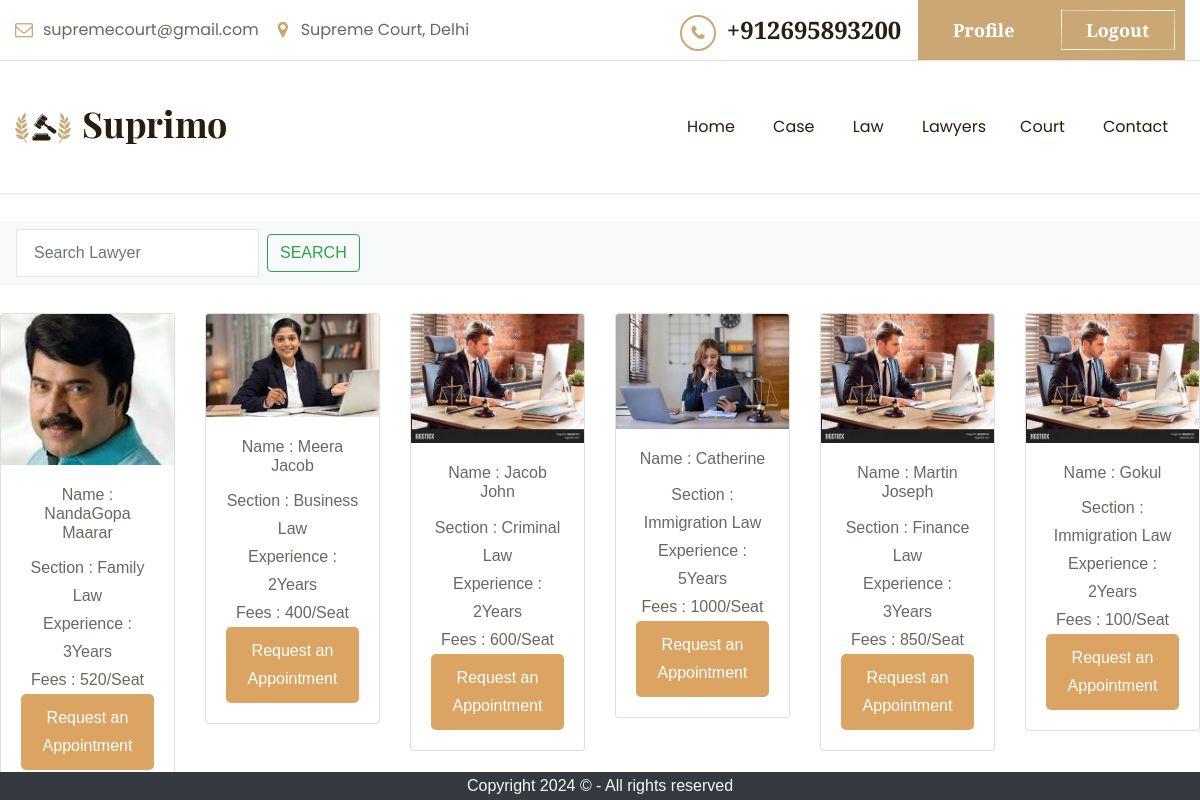
The page /lawlist/lawyers/ (signed in) on the database its author committed.
### laws/models.py (models this page shows, shortened)
class Lawyers(models.Model):
    image = models.ImageField(upload_to="lawyers")
    name = models.CharField(max_length=30)
    section = models.CharField(max_length=50)
    experience = models.IntegerField()
    fees = models.IntegerField()

### laws/views.py (the view)
# urls.py: path('lawyers/', views.lawyers, name='lawyers'),
@login_required()
def lawyers(request):
    lawyers = Lawyers.objects.all()
    return render(request, 'lawyers.html', {'lawyers':lawyers})

### templates/lawyers.html (shortened to what this page needs)
{% extends "base.html" %}
{% load static %}
{% block content %}
<br>
  <nav class="navbar navbar-light bg-light">
    <form class="form-inline" action="{% url 'searchlawyer' %}" method="get">
      <input class="form-control mr-sm-2" type="search" placeholder="Search Lawyer" name="query" aria-label="Search">
      <button class="btn btn-outline-success my-2 my-sm-0" type="submit">Search</button>
    </form>
  </nav>
  <center>
    <br>
<div class="row row-cols-1 row-cols-md-3 g-4" >
{% for lawyer in lawyers %}
  <div class="col">
    <div class="card">
      <img src="{{ lawyer.image.url }}" class="card-img-top" alt=""/>
      <div class="card-body">
        <h5 class="card-title">Name  : {{ lawyer.name }}</h5>
        <p class="card-text">Section : {{ lawyer.section }}</p>
        <p class="card-text">Experience : {{ lawyer.experience }}Years</p>
        <p class="card-text">Fees : {{ lawyer.fees }}/Seat</p>
        <a href="{% url 'sendrequest' lawyer.id %}" class="coffee-button">Request an Appointment</a>
      </div>
    </div>
  </div>
{% endfor %}
</div>
{% endblock %}

### static/stylesheet/style.css (style rules this page uses)
html { overflow-y: scroll; -webkit-text-size-adjust: 100%; -ms-text-size-adjust: 100% }
body { line-height: 1; -webkit-font-smoothing: antialiased; -webkit-text-size-adjust: 100%; -ms-text-size-adjust: 100%; }
a,abbr,acronym,address,applet,article,aside,audio,b,big,blockquote,body,caption,canvas,center,cite,code,dd,del,details,dfn,dialog,div,dl,dt,em,embed,fieldset,figcaption,figure,form,footer,header,hgroup,h1,h2,h3,h4,h5,h6,html,i,iframe,img,ins,kbd,label,legend,li,mark,menu,nav,object,ol,output,p,pre,q,ruby,s,samp,section,small,span,strike,strong,sub,summary,sup,tt,table,tbody,textarea,tfoot,thead,time,tr,th,td,u,ul,var,video { font-family: inherit; font-size: 100%; font-weight: inherit; font-style: inherit; vertical-align: baseline; margin: 0; padding: 0; border: 0; outline: 0; background: transparent }
article, aside, details, figcaption, figure, footer, header, hgroup, menu, nav, section { display: block }
img { border: 0; -ms-interpolation-mode: bicubic; vertical-align: middle }
button, input, select, textarea { font-size: 100%; margin: 0; max-width: 100%; vertical-align: baseline; -webkit-box-sizing: border-box; -moz-box-sizing: border-box; box-sizing: border-box }
button, input { line-height: normal }
input, textarea { background-image: -webkit-linear-gradient(hsla(0, 0%, 100%, 0), hsla(0, 0%, 100%, 0)) }
button, input[type="button"], input[type="reset"], input[type="submit"] { line-height: 1; cursor: pointer; -webkit-appearance: button; border: none }
input[type="search"] { -webkit-appearance: textfield }
*, *:before, *:after { -webkit-box-sizing: border-box; -moz-box-sizing: border-box; box-sizing: border-box; }
body { font: 16px/28px "Playfair Display", sans-serif; color: #6b6661; font-weight: 400; overflow: hidden; }
a { font-size: 16px; text-decoration: none; color: #6b6661; -webkit-transition: all 0.3s ease-in-out; -moz-transition: all 0.3s ease-in-out; -ms-transition: all 0.3s ease-in-out; -o-transition: all 0.3s ease-in-out; transition: all 0.3s ease-in-out; }
img { max-width: 100%; height: auto; }
button { border: none; }
button, input[type="button"], input[type="reset"], input[type="submit"] { display: inline-block; padding: 12px 28px; line-height: 24px; font-size: 16px; text-transform: uppercase; color: #fff; background: #cca776; position: relative; -webkit-transition: all 0.3s ease-in-out; -moz-transition: all 0.3s ease-in-out; -ms-transition: all 0.3s ease-in-out; -o-transition: all 0.3s ease-in-out; transition: all 0.3s ease-in-out; }
select, textarea, input[type="text"], input[type="password"], input[type="datetime"], input[type="datetime-local"], input[type="date"], input[type="month"], input[type="time"], input[type="week"], input[type="number"], input[type="url"], input[type="search"], input[type="tel"], input[type="color"], input[type="email"] { position: relative; display: block; width: 100%; line-height: 24px; padding: 0px 17px; color: #333; font-size: 16px; font-weight: 400; border: 1px solid #e5e5e5; height: 48px; background-color: #fff; border-radius: 0; -webkit-transition: all 0.3s ease-in-out; -moz-transition: all 0.3s ease-in-out; -ms-transition: all 0.3s ease-in-out; -o-transition: all 0.3s ease-in-out; transition: all 0.3s ease-in-out; }

### templates/lawyers.html (style rules this page uses)
.coffee-button { background-color: #dba463; color: #fff; border: none; border-radius: 5px; padding: 10px 20px; font-size: 16px; cursor: pointer; text-align: center; display: inline-block; text-decoration: none; transition: background-color 0.3s ease; }

### rows shown on the page
Lawyers: image (picture), name "NandaGopa Maarar", section "Family Law", experience "3", fees "520"
Lawyers: image (picture), name "Meera Jacob", section "Business Law", experience "2", fees "400"
Lawyers: image (picture), name "Jacob John", section "Criminal Law", experience "2", fees "600"
Lawyers: image (picture), name "Catherine", section "Immigration Law", experience "5", fees "1000"
Lawyers: image (picture), name "Martin Joseph", section "Finance Law", experience "3", fees "850"
Lawyers: image (picture), name "Gokul", section "Immigration Law", experience "2", fees "100"
